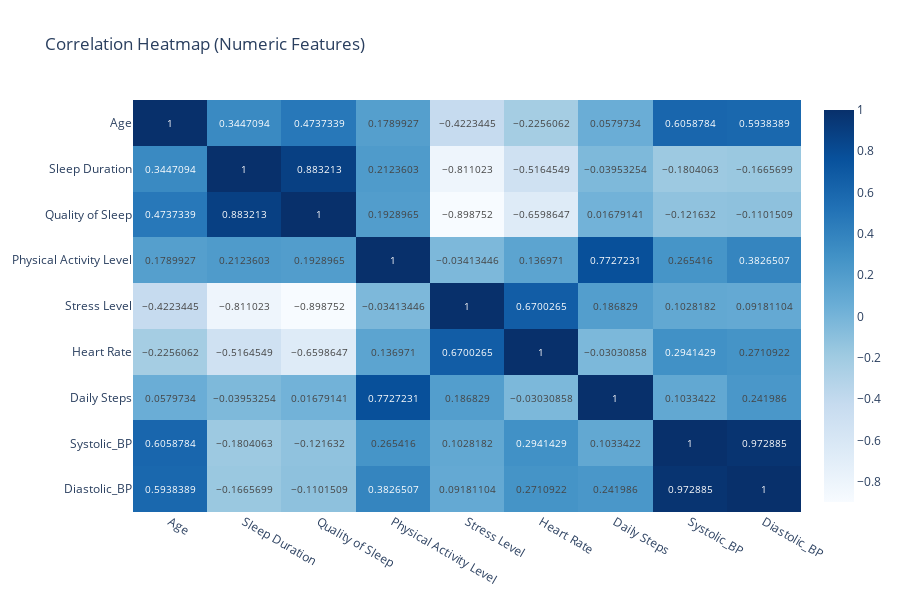

Notebook cell for this chart:
### Code cell
# Select only numeric columns
numeric_df = df.select_dtypes(include=['int64', 'float64'])

# Compute correlation matrix
corr_matrix = numeric_df.corr()

# Interactive heatmap
fig = px.imshow(
    corr_matrix,
    text_auto=True,
    color_continuous_scale='Blues',
    title="Correlation Heatmap (Numeric Features)",
    aspect="auto"
)

fig.update_layout(
    width=900,
    height=600
)

fig.show()

### Figure 1 — Plotly figure (JSON) as saved in the notebook; plotly's stock layout.template omitted (floating-point values rounded to 4 significant figures)
{"data": [{"coloraxis": "coloraxis", "hovertemplate": "x: %{x}<br>y: %{y}<br>color: %{z}<extra></extra>", "name": "0", "texttemplate": "%{z}", "type": "heatmap", "x": ["Age", "Sleep Duration", "Quality of Sleep", "Physical Activity Level", "Stress Level", "Heart Rate", "Daily Steps", "Systolic_BP", "Diastolic_BP"], "xaxis": "x", "y": ["Age", "Sleep Duration", "Quality of Sleep", "Physical Activity Level", "Stress Level", "Heart Rate", "Daily Steps", "Systolic_BP", "Diastolic_BP"], "yaxis": "y", "z": [[1, 0.3447, 0.4737, 0.179, -0.4223, -0.2256, 0.05797, 0.6059, 0.5938], [0.3447, 1, 0.8832, 0.2124, -0.811, -0.5165, -0.03953, -0.1804, -0.1666], [0.4737, 0.8832, 1, 0.1929, -0.8988, -0.6599, 0.01679, -0.1216, -0.1102], [0.179, 0.2124, 0.1929, 1, -0.03413, 0.137, 0.7727, 0.2654, 0.3827], [-0.4223, -0.811, -0.8988, -0.03413, 1, 0.67, 0.1868, 0.1028, 0.09181], [-0.2256, -0.5165, -0.6599, 0.137, 0.67, 1, -0.03031, 0.2941, 0.2711], [0.05797, -0.03953, 0.01679, 0.7727, 0.1868, -0.03031, 1, 0.1033, 0.242], [0.6059, -0.1804, -0.1216, 0.2654, 0.1028, 0.2941, 0.1033, 1, 0.9729], [0.5938, -0.1666, -0.1102, 0.3827, 0.09181, 0.2711, 0.242, 0.9729, 1]]}], "layout": {"coloraxis": {"colorscale": [[0, "rgb(247,251,255)"], [0.125, "rgb(222,235,247)"], [0.25, "rgb(198,219,239)"], [0.375, "rgb(158,202,225)"], [0.5, "rgb(107,174,214)"], [0.625, "rgb(66,146,198)"], [0.75, "rgb(33,113,181)"], [0.875, "rgb(8,81,156)"], [1, "rgb(8,48,107)"]]}, "height": 600, "title": {"text": "Correlation Heatmap (Numeric Features)"}, "width": 900, "xaxis": {"anchor": "y", "autorange": true, "domain": [0, 1], "range": [-0.5, 8.5], "type": "category"}, "yaxis": {"anchor": "x", "autorange": true, "domain": [0, 1], "range": [8.5, -0.5], "type": "category"}}}
